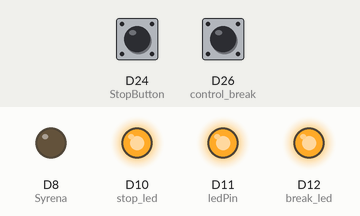
Bench run of a sketch on a simulated Arduino Due. Parts: output pins drawn as LEDs (lit = HIGH). The test bench sets the inputs (shaded band); at power-on: D24 (StopButton) HIGH, D26 (control_break) HIGH. What the sketch prints to the serial monitor is not drawn.

Above: at 3.1 s.
3.2 s: D24 (StopButton) pulled LOW for 0.15 s
At 3.27 s:
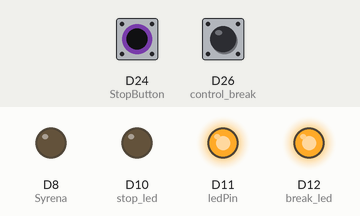
4.8 s: D26 (control_break) pulled LOW for 0.15 s
At 4.87 s:
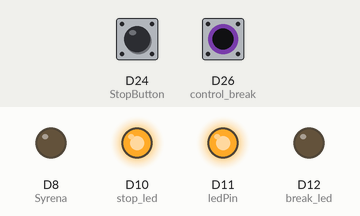
6.4 s: D26 (control_break) pulled LOW for 3.2 s
At 10.5 s:
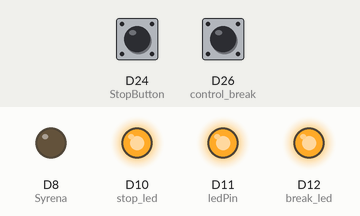
11.1 s: D24 (StopButton) pulled LOW for 3.2 s
At 11.6 s:
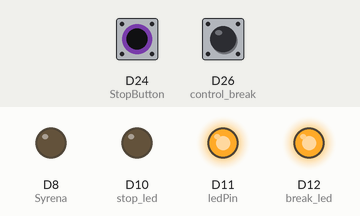
Timing chart, 0 to 15.8 s (numbered marks = the images above; inputs shaded):
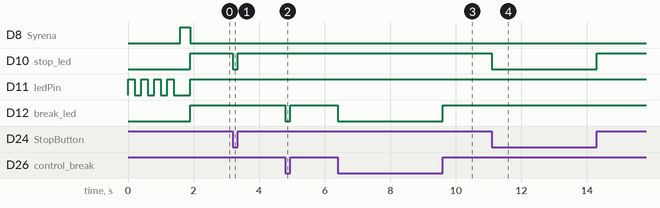

The sketch:

K2_junction_module.ino
```cpp
/////////////////////////////////////////////////////////////////////
/*    - K2 -     */
/*verze bez bufru příchozích zpráv a překlad realizován odečítáním adres*/
/* verze pro K2*/

/////////////////////////////////////////////////////////////////////
/*{přijatá hodntoa,přeposílaná hodntota} -- to co se má jen přeposílat APU*/
/*int CANAdressReceiveTable[4][2]={{2305,145},
                                 {2306,146},
                                 {2307,147},
                                 {2308,148}};
/*{přijatá hodntoa,přeposílaná hodntota} -- to co se má posílat vESCum*/
/*int CANAdressSendTable[12][2]={{17,257},
                              {18,258},
                              {19,259},
                              {20,260},
                              {33,513}, //neni pozmeneno !!!
                              {34,514}, //neni pozmeneno !!!
                              {35,515},
                              {36,516},
                              {49,769},
                              {50,770},
                              {51,771},
                              {52,772}};*/
/////////////////////////////////////////////////////////////////////

#include <mcp_can.h>
#include <DueTimer.h>

const int stop_led = 10;  // RED
const int break_led = 12; // BLUE
const int ledPin = 11;    // GREEN
const int Syrena = 8;

byte stop_xbee = 22; // for K2
byte StopButton = 24;
byte control_break = 26; // for K2

int CANvescID[4] = {1,2,3,4};  // ID jednotlivých motorů
byte currentREVERS[4]={0,0,250,0}; // brzdící proud
byte current_no_brake[4]={0,0,0,0}; // no brake current

MCP_CAN CAN(2);

bool STOpSTARt = true; //pokud je nastaven na true je stop
bool digitRead = false;
bool brake_control = true; // pokud je nastaven na true tak brzdí
bool digit_read_brake = false;
bool Timmer4End = false;
bool Timer3Over = false; //indikace přetečení timeru3

byte CycleCount = 0;
int  CANmessageID;
unsigned char len = 0;
byte buf[8];

void setup() {

  Serial.begin(250000);

  pinMode(ledPin, OUTPUT);
  pinMode(Syrena,OUTPUT); //syrena
  pinMode(stop_led, OUTPUT);
  pinMode(break_led, OUTPUT);


  digitalWrite(ledPin, LOW);
  digitalWrite(Syrena, LOW);
  ButtonRead();
  brake_button_read();

  pinMode(StopButton,INPUT_PULLUP);
  pinMode(control_break,INPUT_PULLUP);

  Timer3.attachInterrupt(TimerInterrupt);
  Timer4.attachInterrupt(BeepDown);

  Serial.println("Setup can..");
  while(CAN.begin(CAN_500KBPS, MCP_8MHz) != CAN_OK){
    digitalWrite(stop_led, HIGH);
    Serial.print(".");
    BeepUP();
    delay(1000);
  }
  Serial.print("\nCAN init ok!!\r\n");
  LEDIndicator ();
  BeepUP();

  while(Timmer4End != true){
    delay(100);
   // pro jine verye aruduino }jinak nepreklada]
  CAN.init_Mask(0, 1, 0x06FF0000);
  CAN.init_Filt(0, 1, 0x00000901);
  CAN.init_Filt(1, 1, 0x00000902);
  CAN.init_Filt(2, 1, 0x00000903);
  CAN.init_Filt(3, 1, 0x00000904);
  }

  Timer3.start(50000); // Calls every 50 mikros (20 Hz)
}

void loop() {
  ButtonRead();
  brake_button_read();
  if (Timer3Over == true){
    //Serial.println(STOpSTARt);
    CountCycle();
    SendButtonStatusAPU();
    if (STOpSTARt == true) {
      STOP();
    }
    Timer3Over = false;
  }

  if(CAN_MSGAVAIL == CAN.checkReceive()) {
    CAN.readMsgBuf(&len, buf);
    CANmessageID = CAN.getCanId();
    //Serial.println("in loop");
    //Serial.println(CANmessageID);
    //CANmsgToSerial();
    CAN_MESSAGE_ReceiveD();
  }
}
```

K2_junction_module_methods.ino
```cpp
void CANmsgToSerial(){
      Serial.println("-----------------------------------------");
      Serial.print("can address: ");
      Serial.print(CANmessageID);
      Serial.print("; lenght: ");
      Serial.println(len);
      for (int i=0;i<len;i++){
        Serial.print(buf[i]);
        Serial.print("\t");
      }
      Serial.println("");
      Serial.println("-----------------------------------------");
}

/*-------------------------- Probuzeni arduina od interniho preruseni ----------------*/

void TimerInterrupt () {
  Timer3Over = true;
}

/*---------------------------Led indikace ----------------------------------------------------------------*/
void LEDIndicator () {
  for (int i=0; i <= 3; i++) {
      digitalWrite(ledPin, HIGH);
      delay(200);
      digitalWrite(ledPin, LOW);
      delay(200);
  }
  digitalWrite(stop_led, LOW);
  digitalWrite(ledPin, HIGH);
}

/*------------------------- Clear Buffer ------------------------------------------------------------------------*/

void ClearBuffer ()
{
  for (int i=0; i <= 7; i++) {
      buf[i] = 0;
  }
}

/*-------------------------- SyrenaDown ------------------------------------------------------------------------------*/

void BeepDown () {

  Timer4.stop();
  digitalWrite(Syrena, LOW);
  digitalWrite(ledPin, HIGH);
  Timmer4End = true;
}

/*-------------------------- SyrenaUP ------------------------------------------------------------------------------*/

void BeepUP () {

  digitalWrite(Syrena, HIGH);
  digitalWrite(ledPin, LOW);
  Timer4.start(300000);
}

/*---------------------------StopButton--------------------------------------------------------------------------------------*/

void ButtonRead(){
  digitRead = digitalRead(StopButton);
  if (digitRead==true){
    STOpSTARt = true;
    digitalWrite(stop_led, HIGH);
  } else {
    STOpSTARt = false;
    digitalWrite(stop_led, LOW);
  }
}

/*---------------------------brake Button--------------------------------------------------------------------------------------*/

void brake_button_read(){
  digit_read_brake = digitalRead(control_break);
  if (digit_read_brake==true){
   brake_control = false;
   digitalWrite(break_led, HIGH);
  } else {
    brake_control = true;
    digitalWrite(break_led, LOW);
  }
}

/*---------------------------- Zašle stav tlačítek apu--------------------------------------------------------------------------*/

void SendButtonStatusAPU() {
  byte messageStopButt[1];
   if (STOpSTARt == false){
      messageStopButt[0]=0;
      CAN.sendMsgBuf(0x1, 0, 1, messageStopButt);  // pokud je messageStopButt=0 Stop tlačítko není zmáčknuté
    } else {
        messageStopButt[0]=1;
        CAN.sendMsgBuf(0x1, 0, 1, messageStopButt);  // pokud je messageStopButt=1 Stop tlačítko není zmáčknuté
      }
}

/*--------------------------- Přijatá zpráva CAN----------------------------------------------------------------------------------*/

void CAN_MESSAGE_ReceiveD(){
  int can_adress;
  if (CANmessageID > 2304){
    can_adress = (CANmessageID - 2304)+144;
    CAN.sendMsgBuf(0x0+can_adress, 0, 8, buf);
  }else {
    if (STOpSTARt == false){
      if (CANmessageID < 60){
          if (CANmessageID > 48){
            can_adress = (CANmessageID - 48)+768;
            CAN.sendMsgBuf(0x00000+can_adress, 1, 4, buf);
          } else if (CANmessageID > 32) {
              can_adress = (CANmessageID - 32)+512;
              CAN.sendMsgBuf(0x00000+can_adress, 1, 4, buf);
            } else if (CANmessageID > 16) {
                  can_adress = (CANmessageID - 16)+256;
                  CAN.sendMsgBuf(0x00000+can_adress, 1, 4, buf);
              }
      }
    }
  }
  ClearBuffer();
}
/*--------------------------- Stop Motors------------------------------------------------------------------------------------------------------*/

void STOP(){
  for (int i=0;i<4;i++){
    if (brake_control==true){
     CAN.sendMsgBuf(0x00000200+CANvescID[i], 1, 4, currentREVERS); // motorum se pošle brzdí proud
     CAN.sendMsgBuf(0x0020+CANvescID[i], 0, 4, currentREVERS);
    } else {
     CAN.sendMsgBuf(0x00000100+CANvescID[i], 1, 4, current_no_brake); // vescy nebrzdí
     CAN.sendMsgBuf(0x0010+CANvescID[i], 0, 4, current_no_brake);
    }
   }
}
/*---------------------------- Cycle count --------------------------------------------------------------------------------------------------*/

void CountCycle(){
  byte bufCount[1];

  bufCount[0]= CycleCount;
  CAN.sendMsgBuf(0x02, 0, 1, bufCount);
  if (CycleCount==255){
    CycleCount = 0;
  } else {
     CycleCount = CycleCount+1;
    }

}
```

Measured:
- after the input at 3.2 s, D10 (stop_led): HIGH → LOW at once, → HIGH 0.15 s later
- after the input at 4.8 s, D12 (break_led): HIGH → LOW at once, → HIGH 0.15 s later
- after the input at 6.4 s, D12 (break_led): HIGH → LOW at once, → HIGH 3.2 s later
- after the input at 11.1 s, D10 (stop_led): HIGH → LOW at once, → HIGH 3.2 s later
